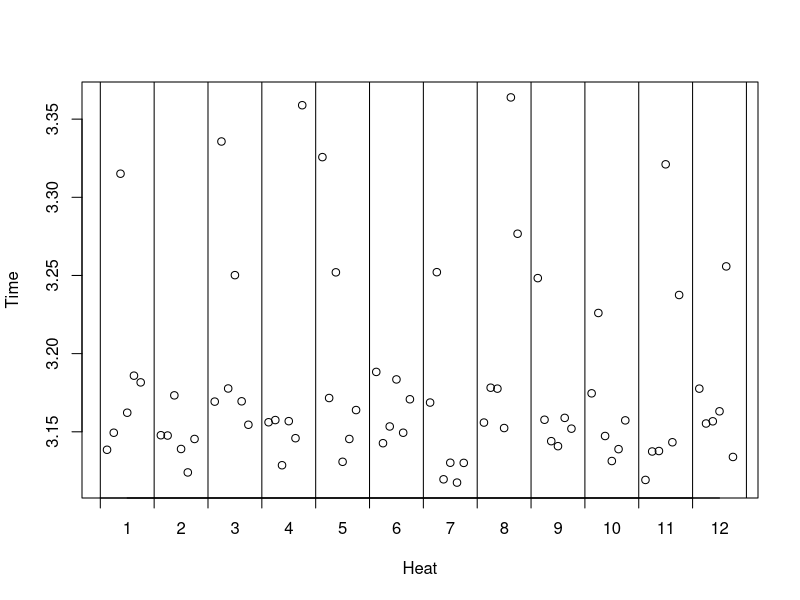
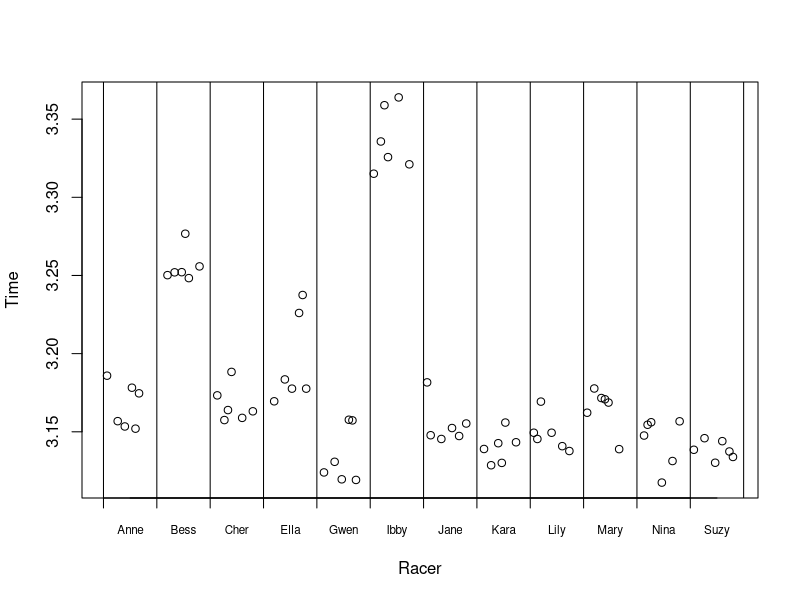

The R source for these figures, in order:
## ---- chunk 1
knitr::opts_chunk$set(echo = TRUE)
## ---- chunk 2
derby <- read.csv("../datasets/pinewood_derby.csv")
head(derby)
plot( derby$heat + derby$lane/8, derby$time, axes = FALSE, xlab = "Heat", ylab = "Time" )
axis(1, at = 1:12, labels = rep("",12 ) )
axis(1, at = (1:12) + 0.5, labels = 1:12, lwd.ticks = 0 )
box()
axis(2)
for(j in 1:13) abline( v = j )

plot( as.numeric(as.factor(derby$racer)) + derby$heat/15, derby$time, axes = FALSE, xlab = "Racer", ylab = "Time" )
axis(1, at = 1:12, labels = rep("",12 ) )
axis(1, at = (1:12) + 0.5, labels = levels(as.factor(derby$racer)), lwd.ticks = 0, cex.axis =0.7)
box()
axis(2)
for(j in 1:13) abline( v = j )

## ---- chunk 3
X <- cbind( rep(1,nrow(derby)), model.matrix( ~ racer -1, data = derby ) )
X[1:12,]
## ---- chunk 4
XtX <- t(X) %*% X
try( solve(XtX) )
ee <- eigen(XtX)
min(ee$values)
## ---- chunk 5
head(derby)
m1 <- lm( time ~ racer, data = derby)
summary(m1)
## ---- chunk 6
# R removed the column for "Anne". You can tell by looking at which name
# is missing from the coefficients.
m1$coefficients
sort( unique( derby$racer ) )
## ---- chunk 7
# Intercept is the estimated expected time for Anne, since R dropped the column for Anne

# racerBess is the estimated expected time for Bess minus the estimated expected time
# for Anne (the reference racer). Since the coefficient is positive, and the 
# p-value for this t-test is very small, we can conclude that Bess has a slower
# car than Anne.

# sigmahat = 0.01559. This is roughly the size of some of the differences in 
# estimated expected time. 

# Gwen is has the most negative coefficient, so it has the fastest estimated
# expected time

# The second most negative coefficient belongs to Suzy

# We can get the estimated difference between Gwen and Suzy, using the following
# linear combination
d <- rep(0, length(m1$coefficients) )
d[ c(5,12) ] <- c(1,-1)
# make sure they line up:
cbind( m1$coefficients, d )

# calculate the difference
est <- t(d) %*% m1$coefficients
est

# calculate the standard error:
se <- sqrt( t(d) %*% vcov(m1) %*% d )
se

# calculate the t-statistic and p-value
tstat <- est/se
tstat
pval <- 2*pt( -abs(tstat), m1$df.residual )
pval

# the pvalue is 0.69, which means we don't have enough evidence to reject the
# hypothesis that Gwen and Suzy has cars with the same speed.

## ---- chunk 8
# there are various things to consider, including accounting for the speed of
# the lanes, accounting for how fast or slow different heats were,
# considering the effects of the outliers. Since we can't detect a difference
# between the fastest cars, we might want to run more heats.
